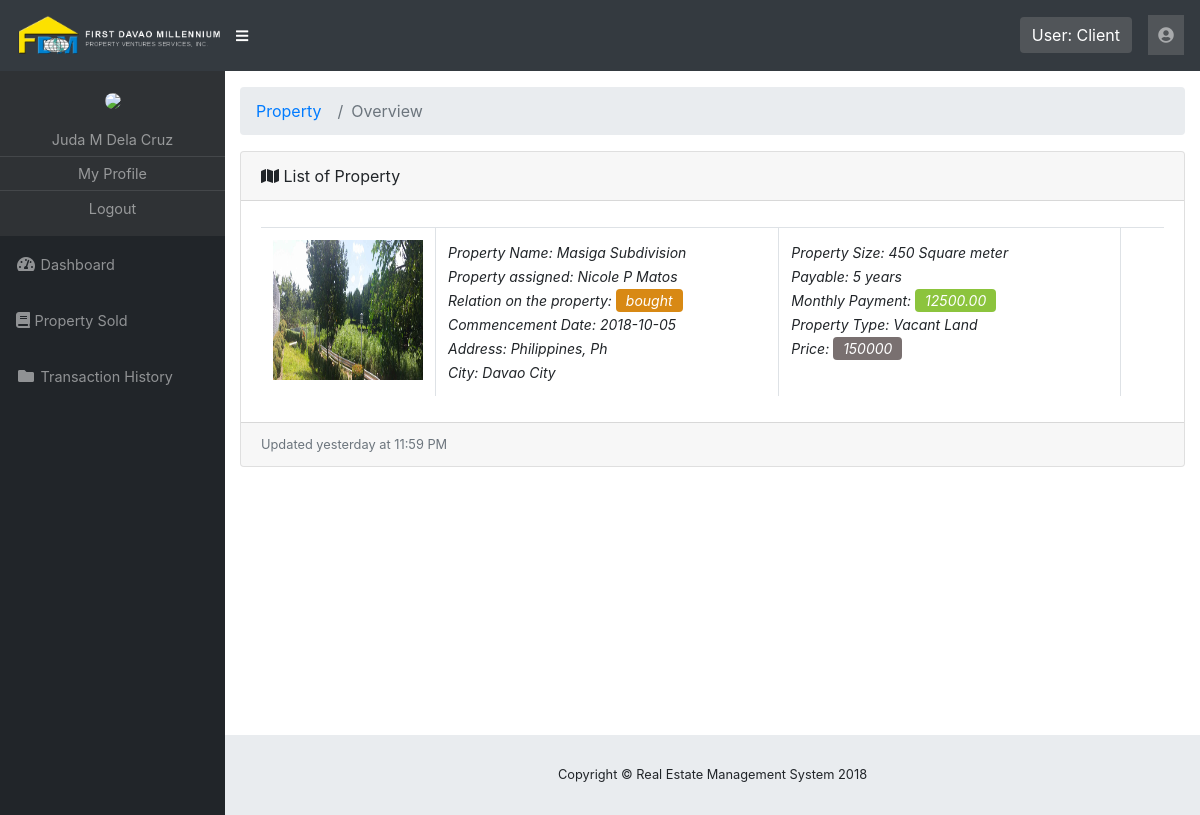
/rems/pages/property-list.php (signed in), run on the app's committed database.
### tables this page shows
CREATE TABLE IF NOT EXISTS `property_sold` (
  `id` int(11) NOT NULL AUTO_INCREMENT,
  `customer_id` int(11) NOT NULL,
  `property_id` int(11) NOT NULL,
  `total_amount` int(11) NOT NULL,
  `terms_of_payment` int(6) NOT NULL,
  `monthly_payment` int(11) NOT NULL,
  `transacted_by` int(11) NOT NULL,
  `date_added` date NOT NULL,
  `first_due_date` date NOT NULL,
  `deleted` tinyint(2) NOT NULL DEFAULT '0',
  PRIMARY KEY (`id`)
);

CREATE TABLE IF NOT EXISTS `property` (
  `id` int(11) NOT NULL AUTO_INCREMENT,
  `client_id` int(11) NOT NULL,
  `property_relation` tinyint(2) NOT NULL DEFAULT '0',
  `date_management_commence` date NOT NULL,
  `property_name` varchar(150) NOT NULL,
  `block` int(11) NOT NULL DEFAULT '0',
  `lot` int(11) NOT NULL DEFAULT '0',
  `address` varchar(255) NOT NULL,
  `city` varchar(100) NOT NULL,
  `postal_code` int(11) NOT NULL,
  `property_size` varchar(100) NOT NULL,
  `subject_to` tinyint(2) NOT NULL DEFAULT '0',
  `price_per_sqm` int(11) NOT NULL,
  `price_bought` int(11) NOT NULL,
  `price` int(11) NOT NULL,
  `size_unit` tinyint(2) NOT NULL DEFAULT '0',
  `payment_mode` tinyint(2) NOT NULL DEFAULT '0',
  `monthly_payment` int(11) NOT NULL,
  `property_type` tinyint(2) NOT NULL DEFAULT '0',
  `caretaker` tinyint(2) NOT NULL DEFAULT '0',
  `additional_info` varchar(500) NOT NULL,
  `property_condition` tinyint(2) NOT NULL DEFAULT '0',
  `availability` tinyint(2) NOT NULL DEFAULT '0',
  `image_path` varchar(150) NOT NULL DEFAULT 'no-image-land.png',
  `isdevided` int(11) NOT NULL DEFAULT '0',
  `deleted` tinyint(2) NOT NULL DEFAULT '0',
  PRIMARY KEY (`id`)
);

CREATE TABLE IF NOT EXISTS `customer` (
  `id` int(11) NOT NULL AUTO_INCREMENT,
  `firstname` varchar(100) NOT NULL,
  `middlename` varchar(100) NOT NULL,
  `lastname` varchar(100) NOT NULL,
  `age` int(11) NOT NULL,
  `gender` tinyint(2) NOT NULL DEFAULT '0',
  `position` varchar(255) NOT NULL DEFAULT 'Customer',
  `physical_address` varchar(255) NOT NULL,
  `email_address` varchar(100) NOT NULL,
  `contact_number` int(11) NOT NULL,
  `image_path` varchar(255) NOT NULL,
  `account_id` int(11) NOT NULL,
  `status` tinyint(2) NOT NULL DEFAULT '0',
  `deleted` tinyint(2) NOT NULL DEFAULT '0',
  PRIMARY KEY (`id`)
);

### rems/pages/property-list.php (the view, shortened to what this page needs)
<?php
	include '../template/header.php';
    include '../cli/global-functions.php';
    $customer_id = $_SESSION['user_id'];
?>
  <div id="content-wrapper">
    <div class="container-fluid">
      <ol class="breadcrumb">
        <li class="breadcrumb-item">
          <a href="property-list.php">Property</a>
        </li>
        <li class="breadcrumb-item active">Overview</li>
      </ol>
          <div class="card mb-3">
            <div class="card-header">
             <i class="fas fa-map"></i>
              List of Property</div>
            <div class="card-body">
              <div class="table-responsive">
                <table class="table table-bordered table-property" id="dataTable" width="100%" cellspacing="0">
                  <tbody>
                  <?php
                     $sql = "SELECT
                        property_sold.id pid,
                        `property_relation`,
                        `date_management_commence`,
                        `property_name`,
                        `address`,
                        `city`,
                        `postal_code`,
                        `property_size`,
                        `subject_to`,
                        `price`,
                        size_unit,
                        availability,
                        `payment_mode`,
                        property_sold.monthly_payment pmonth,
                        `property_type`,
                        `caretaker`,
                        `additional_info`,
                         firstname,
                         middlename,
                         lastname,
                         property_condition,
                         property.image_path image_path
                        FROM property_sold
                        INNER JOIN customer
                        ON property_sold.customer_id = customer.id
                        INNER JOIN property
                        ON property_sold.property_id = property.id
                        WHERE property_sold.deleted = 0
                        AND customer_id = '$customer_id'";
                     $result = mysqli_query($mysqli,$sql);
                      if (mysqli_num_rows($result) > 0) {
                         $x =0;
                         while($row = mysqli_fetch_assoc($result)) {
                          $name = $row['firstname'].' '.$row['middlename'].' '.$row['lastname'];
                          $payable = payable($row['payment_mode']);
                          $property_type = propertyType($row['property_type']);
                          $size_unit = sizeUnit($row['size_unit']);
                          $image_path = $row['image_path'];
                          if($x == 0){
                            echo '<tr style="width: 100%;">';
                            $x = 1;
                          }else{
                            echo '<tr style="width: 100%;" class="odd-bg">';
                            $x = 0;
                          }
                          echo ' <td style="width: 10%;">';
                          if($image_path != ""){
                            echo '<img src="../uploads/'.$image_path.'" style="width: 150px; height: 140px;">';
                          }else{
                            echo '<img src="../system-images/no-image-land.png" style="width: 150px; height: 140px;">';
                          }
                          echo '</td> ';
                          echo '<td style="width: 40%;">';
                          echo ' <span>Property Name: </span> <span>'.$row['property_name'].'</span><br>';
                          echo ' <span>Property assigned: </span> <span>'.$name.'</span><br>';
                          echo ' <span>Relation on the property: </span> <span class="box-owner"> bought </span><br>';
                          echo ' <span>Commencement Date: </span> <span>'.$row['date_management_commence'].'</span><br>';
                          echo ' <span>Address: </span> <span>'.$row['address'].'</span><br>';
                          echo ' <span>City: </span> <span>'.$row['city'].'';
                          echo "</td>";
                          echo '<td style="width: 40%;">';
                          echo ' <span>Property Size: </span> <span>'.$row['property_size'].'</span><span> '.$size_unit.'</span><br>';
                          echo ' <span>Payable: </span> <span>'.$payable.'</span><br>';
                          echo ' <span>Monthly Payment: </span> <span class="monthly">'.$row['pmonth'].'.00 </span><br>';
                          echo ' <span>Property Type: </span> <span>'.$property_type.'</span><br>';
                          echo ' <span>Price: </span> <span class="price price2">'.$row['price'].'</span><br>';
                          echo "</td>";
                          echo '<td style="width: 5%;">';
                          echo "</td>";
                          echo "</tr>";
                         }
                       }
                  ?>
                  </tbody>
                </table>
              </div>
            </div>
            <div class="card-footer small text-muted">Updated yesterday at 11:59 PM</div>
          </div>
    </div>
</div>
<?php
function payable($payable){
  $payable = $payable;
  switch ($payable) {
    case 5:
      $payable = "5 years";
      break;
  }
  return $payable;
}
function propertyType($type){
  $type = $type;
    switch ($type) {
      case 0:
        $type = "Vacant Land";
        break;
    }
    return $type;
}
function sizeUnit($var){
   $var = $var;
    switch ($var) {
      case 0:
        $var = "Square meter";
        break;
    }
    return $var;
}
include '../template/footer.php';
?>

### rems/css/sb-admin.css (style rules this page uses)
html { position: relative; min-height: 100%; }
body { height: 100%; }
#wrapper #content-wrapper { overflow-x: hidden; width: 100%; padding-top: 1rem; padding-bottom: 80px; }
:root { --input-padding-x: 0.75rem; --input-padding-y: 0.75rem; }

### rems/css/style.css (style rules this page uses)
.table-property td span { font-size: 14px; font-style: italic; }
.box-owner { background: #d88914; color: #fff; padding: 3px 10px; border-radius: 4px; }
.price { background: red; color: #fff; padding: 3px 10px; border-radius: 4px; }
.monthly { background: #8cc43d; color: #fff; padding: 3px 10px; border-radius: 4px; }
.price2 { background: #797070 !important; }

### data on the page
property_sold: property.image_path (picture), property.property_name "Masiga Subdivision", customer.lastname "Nicole P Matos", property.date_management_commence "2018-10-05", property.address "Philippines, Ph", property.city "Davao City", property.property_size "450", property.size_unit "Square meter", property.payment_mode "5 years", monthly_payment "12500", property.property_type "Vacant Land", property.price "150000"

### other printed values
$_SESSION['user_type'] "Client"
$name "Juda M Dela Cruz"
